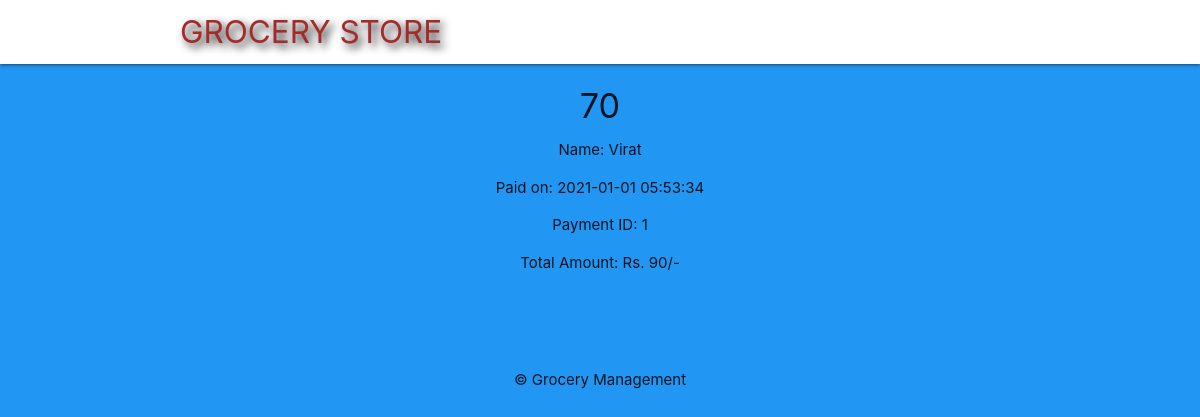
Screenshot of /b_details.php?id=70 with the database file from the repository.
### tables this page shows
CREATE TABLE `payment` (
  `payment_id` int(8) NOT NULL,
  `customer_id` int(4) NOT NULL,
  `pdate` datetime NOT NULL DEFAULT current_timestamp(),
  `amount` int(8) NOT NULL,
  `mode` varchar(255) NOT NULL,
  `bill_no` int(9) NOT NULL
);

CREATE TABLE `billing_counter` (
  `bill_no` int(9) NOT NULL,
  `customer_id` int(4) NOT NULL,
  `employee_id` int(3) NOT NULL,
  `bdate` datetime NOT NULL DEFAULT current_timestamp()
);

CREATE TABLE `customer` (
  `customer_id` int(4) NOT NULL,
  `name` varchar(255) NOT NULL,
  `email` varchar(255) NOT NULL,
  `phone_no` bigint(10) NOT NULL,
  `zipcode` int(6) NOT NULL
);

### b_details.php (the view, shortened to what this page needs)
<?php
	include('config/db_connect_admin.php');
	if (isset($_GET['id'])) {
		$b_id = mysqli_real_escape_string($connect, $_GET['id']);
		$pay_sql = "SELECT b.bill_no, c.name, pay.payment_id, b.bdate, pay.amount FROM billing_counter b, customer c, payment pay WHERE b.bill_no = $b_id AND pay.bill_no = $b_id AND c.customer_id = b.customer_id";
		$pay_result = mysqli_query($connect, $pay_sql);
		$bill = mysqli_fetch_assoc($pay_result);
	}
 ?>
 <!DOCTYPE html>
 <html>
 	<?php include('templates/header.php'); ?>
 	<div class="container center darkslategray-text">
 		<?php if($bill): ?>
 			<h4><?php echo htmlspecialchars($bill['bill_no']); ?></h4>
 			<p>Name: <?php echo htmlspecialchars($bill['name']); ?></p>
 			<p>Paid on: <?php echo date($bill['bdate']); ?></p>
 			<p>Payment ID: <?php echo htmlspecialchars($bill['payment_id']); ?></p>
 			<p>Total Amount: Rs. <?php echo htmlspecialchars($bill['amount']); ?>/-</p>
 			<form action="b_details.php" method="POST">
 			</form>
 		<?php else: ?>
 			<h5>No such bill exist!</h5>
 		<?php endif; ?>
 	</div>
 	<?php include('templates/footer.php'); ?>
 </html>

### templates/header.php (style rules this page uses)
form { max-width: 460px; margin: 20px auto; padding: 20px; }

### rows the page displays
payment: bill_no.bill_no "70", customer.name "Virat", bill_no.bdate "2021-01-01 05:53:34", payment_id "1", amount "90"
